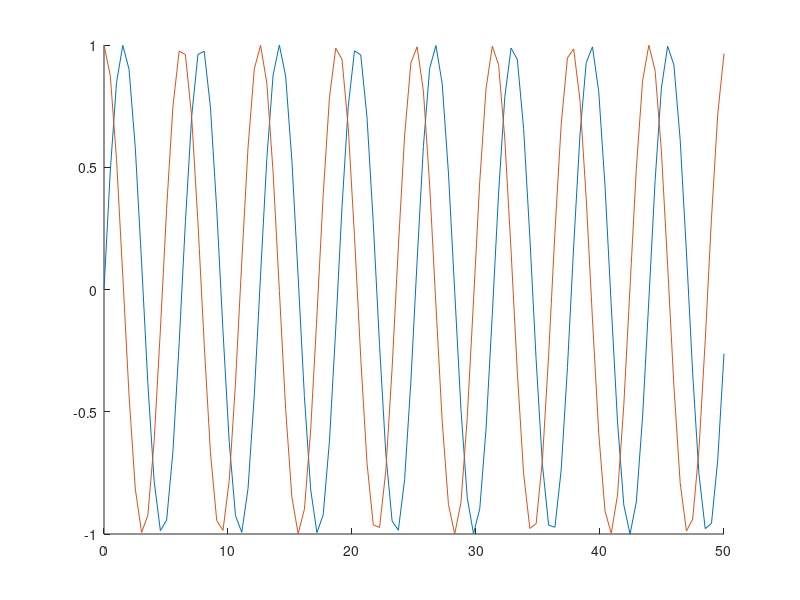

Source code (MATLAB): (Note: this script raises an error after producing the figure.)
%The time values for which we wish to simulate the trajectories of the
%system.
t_values = linspace(0,50,100);

%The number of integral discretisation points.
%N=10;

%The initial data.
y0 = @(t) [sin(t),cos(t)];


hold on
plot(t_values, sin(t_values));
plot(t_values, cos(t_values));




N=50;

%The weights and evaluation points to be used for the legendre polynomial
%approximation of our integral.
[legendre_zeros, legendre_weights] = computeCompositeSimpson38RuleWeights(0, 1, 1+N*3);

%Produce a trajectory simulation.
[solx, soly] = compute_trajectory_simulation(double(legendre_zeros), double(legendre_weights),t_values,y0);

%cauchy_sequence(N) = max(abs(soly(1,:) - sin(solx)));
cauchy_sequence(N) = max(abs(soly(2,:) - cos(solx)));
    
%Plot the resulting trajectory.
plot(solx, soly(1,:));
plot(solx, soly(2,:));

legend('sin(t)', 'cos(t)', 'x(t)', 'y(t)');
xlabel('t');




%This event function is used to terminate the simulation, if it exceeds a
%suitably large threshold.
function [position,isterminal,direction] = terminalEventFcn(t,y, Z)
    position = max(abs(y(1)))<10^5; % The value that we want to be zero
    isterminal = 1;  % Halt integration 
    direction = 0; 
end


%This function produces a trajectory simulation, for a given set of
%parameters.
function [x,y] = compute_trajectory_simulation(delay_times, weights, t_values, y0)
    dydt = @(t,y,Z) custom_rule_model(delay_times(:)', weights(:)', t,y,Z);
    
    options = odeset('RelTol',1e-10,'Events',@terminalEventFcn);
    
    if(delay_times(1) == 0)  
        sol = dde23(dydt, delay_times(2:end), y0, t_values, options);
    else
        sol = dde23(dydt, delay_times, y0, t_values, options);
    end
    
    x = sol.x;
    y = sol.y;
end


%This function uses Gauss-Legendre quadrature to approximate the
%derivative in the system, for a given set of parameters.
function derivative = custom_rule_model(delay_values, weights, t, y, Z)



    function_values = Z;
    if(size(Z,2)+1 == size(delay_values,2))
        function_values = [y, Z];
    end
    
    integrand = cos(delay_values) .* sqrt(1-((function_values(1,:)).^2)).* sign(cos(t-delay_values));
    integral_approximation = dot(weights, integrand);
    
    derivative_x = y(2);
    derivative_y = -y(1) - y(2) * (sin(2)/4 +1/2) - y(1)*(1-cos(2))/4 + integral_approximation;
    derivative = [derivative_x, derivative_y]';
end



